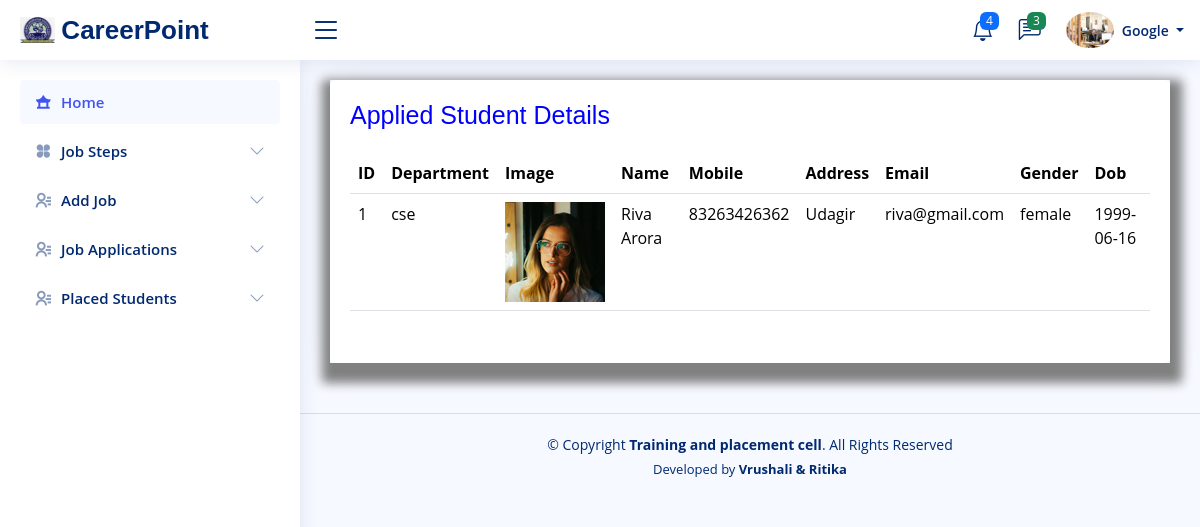
The page /company/appli.php?jid=3 (signed in) on the database its author committed.
### tables this page shows
CREATE TABLE `company` (
  `ID` int(11) NOT NULL,
  `image` varchar(200) NOT NULL,
  `Company_Name` varchar(100) NOT NULL,
  `MD_Name` varchar(70) NOT NULL,
  `Established_In` date NOT NULL,
  `Address` varchar(400) NOT NULL,
  `Work_Information` varchar(600) NOT NULL,
  `Email` varchar(70) NOT NULL,
  `Contact` bigint(20) NOT NULL,
  `uname` varchar(100) NOT NULL,
  `pass` varchar(100) NOT NULL
);

CREATE TABLE `student` (
  `ID` int(11) NOT NULL,
  `image` varchar(20) NOT NULL,
  `Name` varchar(100) NOT NULL,
  `PRN` bigint(20) NOT NULL,
  `Mobile` bigint(20) NOT NULL,
  `Address` varchar(200) NOT NULL,
  `Email` varchar(70) NOT NULL,
  `DEP_ID` int(10) NOT NULL,
  `Gender` varchar(10) NOT NULL,
  `Dob` date NOT NULL
);

CREATE TABLE `department` (
  `ID` int(11) NOT NULL,
  `Dept_name` varchar(300) NOT NULL
);

### company/appli.php (the view, shortened to what this page needs)
<!DOCTYPE html>
<?php
$con=mysqli_connect("localhost","root","","tpo_db")or die("Database Error....!");
?>
<html lang="en">
<head>
  <link href="../admin/assets/vendor/bootstrap/css/bootstrap.min.css" rel="stylesheet">
  <link href="../admin/assets/vendor/bootstrap-icons/bootstrap-icons.css" rel="stylesheet">
  <link href="../admin/assets/vendor/boxicons/css/boxicons.min.css" rel="stylesheet">
  <link href="../admin/assets/vendor/quill/quill.snow.css" rel="stylesheet">
  <link href="../admin/assets/vendor/quill/quill.bubble.css" rel="stylesheet">
  <link href="../admin/assets/vendor/remixicon/remixicon.css" rel="stylesheet">
  <link href="../admin/assets/vendor/simple-datatables/style.css" rel="stylesheet">
  <link href="../admin/assets/css/style.css" rel="stylesheet">
</head>
<body>
  <?php
    include('header.php');
  ?>
  <?php
    include('sidebar.php');
  ?>
  <main id="main" class="main">
    <section class="section">
      <div class="row">
        <div class="col-lg-12">
          <div class="card">
            <div class="card-body"style="box-shadow: 2px 10px 10px 10px gray;">
              <h5 class="card-title"style="color: blue;font-size: 25px">Applied Student Details</h5>
              <div class="table table-responsive">
              <table class="table datatable">
                <thead>
                  <tr>
                    <th  scope="col">ID</th>
                    <th  scope="col">Department</th>
                    <th  scope="col">Image</th>
                    <th  scope="col"> Name</th>
                    <th  scope="col">Mobile</th>
                    <th  scope="col">Address</th>
                    <th  scope="col">Email</th>
                    <th  scope="col">Gender</th>
                    <th  scope="col">Dob</th>
                  </tr>
                </thead>
                <tbody>
                  <?php
                  $sr_no=1;
                    $res=mysqli_query($con,"SELECT * FROM student");
                   while($row=mysqli_fetch_row($res))
                  {
                    $dname=mysqli_fetch_row(mysqli_query($con,"SELECT * FROM department WHERE ID='".$row[7]."'"));
                    $fstu=mysqli_fetch_row(mysqli_query($con,"SELECT * FROM job_application WHERE STU_ID='".$row[0]."' && JOB_ID='".$_GET['jid']."'"));
                    if($fstu[0])
                    {
                      echo'<tr>
                      <td>'.$sr_no.'</td>
                      <td>'.$dname[1].'</td>
                      <td>
                      <img src ="../Admin/'.$row[1].'" style="height:100px; width:100px">
                      </td>
                      <td>'.$row[2].'</td>
                      <td>'.$row[4].'</td>
                      <td>'.$row[5].'</td>
                      <td>'.$row[6].'</td>
                      <td>'.$row[8].'</td>
                      <td>'.$row[9].'</td>
                      </tr>';
                      $sr_no++;
                    }
                    }
                    ?>
                </tbody>
              </table>
            </div>
            </div>
          </div>
        </div>
      </div>
    </section>
  </main>
  <?php
  include('footer.php');
  ?>
</body>
</html>

### company/header.php (shortened to what this page needs)
<?php
$cname=mysqli_fetch_row(mysqli_query($con,"SELECT * FROM company WHERE ID='".$_SESSION['company']."'"));
?>
<header id="header" class="header fixed-top d-flex align-items-center">
   <div class="d-flex align-items-center justify-content-between">
     <a href="index.php" class="logo d-flex align-items-center">
       <img src="../admin/assets/img/logo_clg.png" alt="Logo error">
       <span class="d-none d-lg-block">CareerPoint</span>
     </a>
     <i class="bi bi-list toggle-sidebar-btn"></i>
   </div>
   <nav class="header-nav ms-auto">
     <ul class="d-flex align-items-center">
       <li class="nav-item dropdown">
         <a class="nav-link nav-icon" href="#" data-bs-toggle="dropdown">
           <i class="bi bi-bell"></i>
           <span class="badge bg-primary badge-number">4</span>
         </a>
       </li>
       <li class="nav-item dropdown">
         <a class="nav-link nav-icon" href="#" data-bs-toggle="dropdown">
           <i class="bi bi-chat-left-text"></i>
           <span class="badge bg-success badge-number">3</span>
         </a>
       </li>
       <li class="nav-item dropdown pe-3">
         <a class="nav-link nav-profile d-flex align-items-center pe-0" href="#" data-bs-toggle="dropdown">
           <img src="../Admin/<?php echo $cname[1]?>" alt="Profile" class="rounded-circle">
           <span class="d-none d-md-block dropdown-toggle ps-2"><?php echo $cname[2]?> </span>
         </a>
       </li>
     </ul>
   </nav>
 </header>

### Admin/assets/css/style.css (style rules this page uses)
:root { scroll-behavior: smooth; }
body { font-family: "Open Sans", sans-serif; background: #f6f9ff; color: #444444; }
a { color: #4154f1; text-decoration: none; }
h1, h2, h3, h4, h5, h6 { font-family: "Nunito", sans-serif; }
#main { margin-top: 60px; padding: 20px 30px; transition: all 0.3s; }
.card { margin-bottom: 30px; border: none; border-radius: 5px; box-shadow: 0px 0 30px rgba(1, 41, 112, 0.1); }
.card-title { padding: 20px 0 15px 0; font-size: 18px; font-weight: 500; color: #012970; font-family: "Poppins", sans-serif; }
.card-body { padding: 0 20px 20px 20px; }
.logo { line-height: 1; }
@media (min-width: 1200px) { .logo { width: 280px; } }
.logo img { max-height: 26px; margin-right: 6px; }
.logo span { font-size: 26px; font-weight: 700; color: #012970; font-family: "Nunito", sans-serif; }
.header { transition: all 0.5s; z-index: 997; height: 60px; box-shadow: 0px 2px 20px rgba(1, 41, 112, 0.1); background-color: #fff; padding-left: 20px; }
.header .toggle-sidebar-btn { font-size: 32px; padding-left: 10px; cursor: pointer; color: #012970; }
.header-nav ul { list-style: none; }
.header-nav>ul { margin: 0; padding: 0; }
.header-nav .nav-icon { font-size: 22px; color: #012970; margin-right: 25px; position: relative; }
.header-nav .nav-profile { color: #012970; }
.header-nav .nav-profile img { max-height: 36px; }
.header-nav .nav-profile span { font-size: 14px; font-weight: 600; }
.header-nav .badge-number { position: absolute; inset: -2px -5px auto auto; font-weight: normal; font-size: 12px; padding: 3px 6px; }
@media (min-width: 1200px) { #main, #footer { margin-left: 300px; } }

### rows shown on the page
company: image (picture), Company_Name "Google"
student: department.Dept_name "cse", image (picture), Name "Riva Arora", Mobile "83263426362", Address "Udagir", Email "riva@gmail.com", Gender "female", Dob "1999-06-16"
